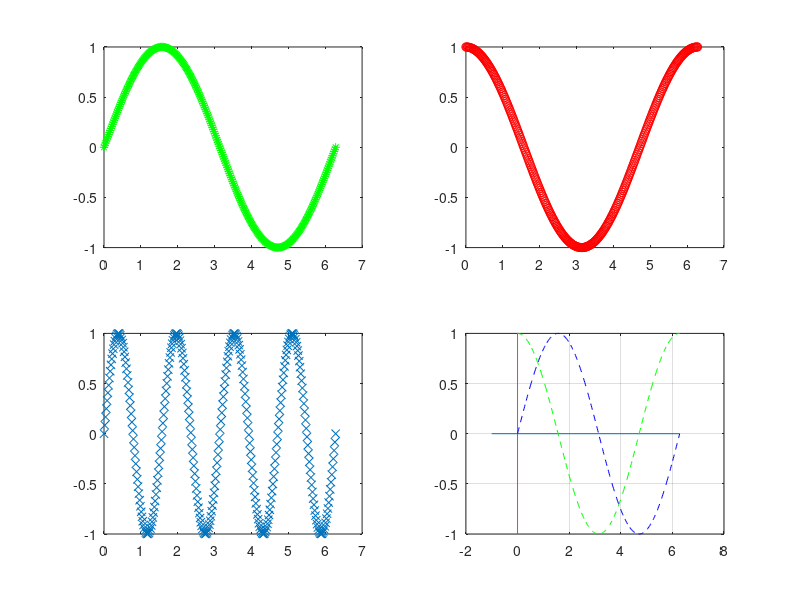

This chart was generated by the following MATLAB code:
A = randn(5)
A(A<0) = 0


B = randi([1,20],10)
B(B>18) = 0
for i=1:10
   for j=1:10
       if B(i,j) > 18
           B(i,j) = 18
       end
   end
end

sum(B)

C = sum(sum(B(1:5,1:5)))
D = sum(sum(B(1:5,6:10)))
E = sum(sum(B(6:10,1:5)))
F = sum(sum(B(6:10,6:10)))
C + D + E + F

%priemer
avgValue = mean(mean(B)) / 2
B(B < avgValue) = 0

for i=1:10
    for j=1:10
        if B(i,j) == 0
            B(i,j) = randi(5,1)*-1
        end
    end
end

for i=1:10
    for j=1:10
        if B(i,j) > 0
            B(i,j) = B(i,j)/2
        end
    end
end

for i=1:10
    for j=1:10
        if B(i,j) < 0
            B(i,j) = B(i,j)*-1
        end
    end
end


%B(B == 0) = randi(5,1)*-1

C = randi([5,20], 4, 10)

%spojenie dvoch matic vertikalne ---> horizontalne D=[B C]
D = [B;C]


%zistenie poctu riadkov a stlpcov do premennych
[rowcount, colcount] = size(D)

E = linspace(1,colcount,10)

F = reshape(D, [1,14*10])

G = reshape(F, [2, 70])

G(:, 25:45) = 0

G((G>=5 & G<=6) | (G>14 & G<=20)) = -5

%vymaze riadky a stlpce z intervalu
G(:, 25:45) = []

G(:, 1:15) = randi([5,20],2, 15)

H = linspace(0, 2*pi,300)

y1 = sin(H)
y2 = cos(H)
plot(H, y1, "--g", H, y2, ":ro")
xlabel("this is x label")
ylabel("this is y label")
title("this is title")

y3=sin(4*H)
y4=cos(4*H)
subplot(2,2,1)
plot(H, y1, "--g*")
subplot(2,2,2)
plot(H, y2, ":ro")
subplot(2,2,3)
plot(H, y3, "x")
subplot(2,2,4)
plot(H, y4, "x")

plot([-1, 6.28], [0,0])
grid on
hold on
plot([0,0], [-1,1])
plot(H, y1, "--b", H, y2, "--g")